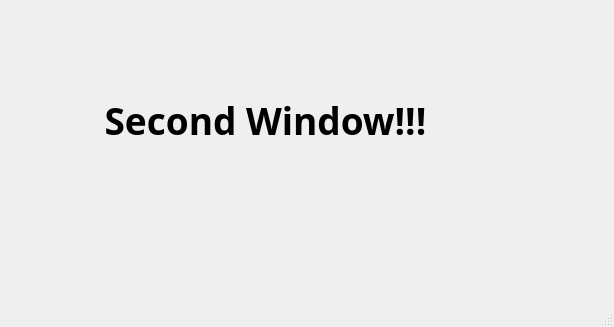
<?xml version="1.0" encoding="UTF-8"?>
<ui version="4.0">
 <class>Second_Window</class>
 <widget class="QMainWindow" name="Second_Window">
  <property name="geometry">
   <rect>
    <x>0</x>
    <y>0</y>
    <width>614</width>
    <height>327</height>
   </rect>
  </property>
  <property name="windowTitle">
   <string>MainWindow</string>
  </property>
  <widget class="QWidget" name="centralwidget">
   <widget class="QLabel" name="label">
    <property name="geometry">
     <rect>
      <x>50</x>
      <y>50</y>
      <width>431</width>
      <height>141</height>
     </rect>
    </property>
    <property name="font">
     <font>
      <family>Agency FB</family>
      <pointsize>28</pointsize>
      <weight>75</weight>
      <bold>true</bold>
     </font>
    </property>
    <property name="text">
     <string>Second Window!!!</string>
    </property>
    <property name="alignment">
     <set>Qt::AlignCenter</set>
    </property>
   </widget>
  </widget>
  <widget class="QMenuBar" name="menubar">
   <property name="geometry">
    <rect>
     <x>0</x>
     <y>0</y>
     <width>614</width>
     <height>26</height>
    </rect>
   </property>
  </widget>
  <widget class="QStatusBar" name="statusbar"/>
 </widget>
 <resources/>
 <connections/>
</ui>
